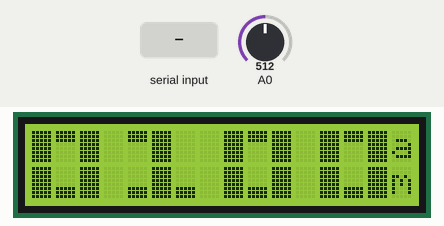
Simulated run of this sketch. Board: Arduino Uno, built with avr-gcc and run on an emulated ATmega328P. On the bench: 16×2 character LCD. The test bench sets the inputs (shaded band); at power-on: A0 = 512.

Above: at 1.6 s.
1.7 s: A0 set to 461
3.5 s: A0 set to 432
At 4.8 s:
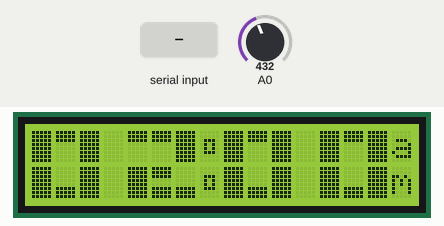
6.5 s: "90,45\n" received over Serial
At 8.8 s:
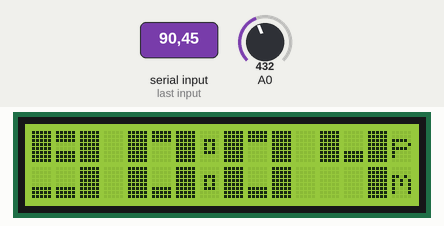
9.5 s: "30,150\n" received over Serial
At 11.8 s:
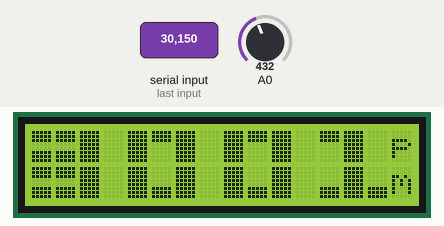
12.5 s: "0\n" received over Serial
At 14.8 s:
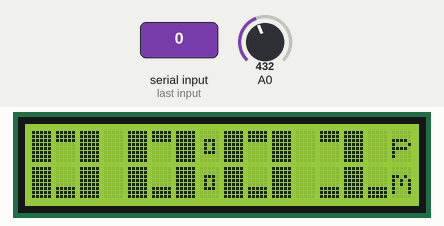
15.5 s: "1\n" received over Serial
At 17.8 s:
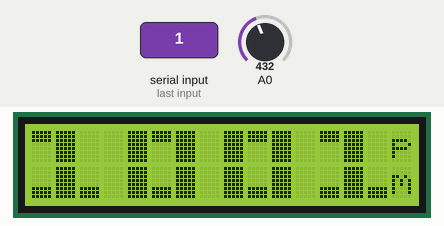
Timing chart, 0 to 19.3 s (numbered marks = the images above; inputs shaded):
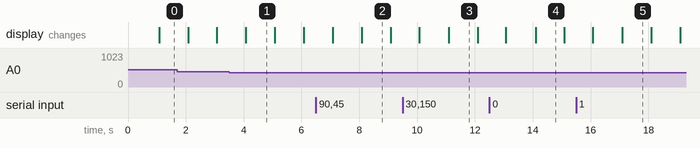

The sketch:

SimpleDigitalclock.ino
```cpp
#include <LiquidCrystal.h>
#include "TimerOne.h"
#define btnRIGHT  1
#define btnUP     2
#define btnDOWN   3
#define btnLEFT   4
#define btnSELECT 5
#define btnNONE   0
int btnSelected = 0;
// select the pins used on the LCD panel
LiquidCrystal lcd(8, 9, 4, 5, 6, 7);
int lcd_key     = 0;
int adc_key_in0  = 0;
int adc_key_in1  = 0;
int adc_key_in2  = 0;
int adc_key_in3  = 0;
int adc_key_in4  = 0;
int adc_key_in5  = 0;
int thesec = 0;
int thesec2 = 0;
int themin = 0;
int themin2 = 0;
int thehr = 1;
int thehr2 = 0;
bool backlightstatus = true;
bool semicol = true;
bool ampm = true;


void setup() {
  //initialize serial port
  Serial.begin(9600);
  //initialize the custom characters
  lcdcharinitiate();
  //initiate timer1 with 1 sec delay
  Timer1.initialize(1000000);
  //add the function that will be run every 1 sec
  Timer1.attachInterrupt(thedisplayfunction);
  lcd.clear();
  theclock();
}
//checking if buuton is pressed and do its function
void loop()
{
  int theinput = read_LCD_buttons();
  if(theinput == btnRIGHT && btnSelected != btnRIGHT)
  {
    btnSelected = btnRIGHT;
    themin++;
    if(themin > 9)
    {
      themin=0;
      themin2++;
      if(themin2 > 5)
      {
        themin2 =0;
      }
    }
  }
  else if(theinput == btnLEFT && btnSelected != btnLEFT)
  {
    btnSelected = btnLEFT;
    thehr++;
          if(thehr > 9 && thehr2 == 0)
          {
            thehr = 0;
            thehr2++;
            if(thehr2 >1)
            {
              thehr2 = 0;
            }
          }
          if(thehr > 2 && thehr2 == 1)
          {
            thehr = 1;
            thehr2++;
            if(thehr2 >1)
            {
              thehr2 = 0;
              ampm=!ampm;
            }
          }
  }
  else if(theinput == btnSELECT && btnSelected != btnSELECT)
  {
    btnSelected = btnSELECT;
    backlightstatus = !backlightstatus;
    if(backlightstatus)
    {
        digitalWrite(10,LOW);
    }
    else
    {
        digitalWrite(10,HIGH);
    }
  }
  else if(theinput == btnNONE && btnSelected != btnNONE)
  {
    btnSelected = btnNONE;
  }
  delay(200);
}
//get which button is pressed
int read_LCD_buttons()
{
  adc_key_in0 = analogRead(0);      // read the value from the sensor
  // my buttons when read are centered at these valies: 0, 144, 329, 504, 741
  // we add approx 50 to those values and check to see if we are close
  if (adc_key_in0 > 1000) return btnNONE; // We make this the 1st option for speed reasons since it will be the most likely result
  if (adc_key_in0 < 50)   return btnRIGHT;
  if (adc_key_in0 < 150)  return btnUP;
  if (adc_key_in0 < 300)  return btnDOWN;
  if (adc_key_in0 < 450)  return btnLEFT;
  if (adc_key_in0 < 700)  return btnSELECT;
  return btnNONE;  // when all others fail, return this...
}
//the clock timer call function
void thedisplayfunction()
{
  semicol=!semicol;
  thesec++;
  if(thesec > 9)
  {
    thesec=0;
    thesec2++;
    if(thesec2 > 5)
    {
      thesec2 = 0;
      themin++;
      if(themin > 9)
      {
        themin=0;
        themin2++;
        if(themin2 > 5)
        {
          themin2 =0;
          thehr++;
          if(thehr > 9 && thehr2 == 0)
          {
            thehr = 0;
            thehr2++;
            if(thehr2 >1)
            {
              thehr2 = 0;
            }
          }
          if(thehr > 2 && thehr2 == 1)
          {
            thehr = 1;
            thehr2++;
            if(thehr2 >1)
            {
              thehr2 = 0;
              ampm=!ampm;
            }
          }
        }
      }
    }
  }
  theclock();
}
//print the value of the varaiable in its position
void theclock()
{
  numberprinter(themin,12);
  numberprinter(themin2,8);
  numberprinter(thehr,4);
  numberprinter(thehr2,0);
  if(ampm)
  {
    lcdam(15);
  }
  else
  {
    lcdpm(15);
  }
  if(semicol)
  {
    lcdnumbersemicolon(7);
  }
  else
  {
    lcdnumbersemicolonoff(7);
  }
}
//find the needed characer and added it to the needed position
void numberprinter(int num , int pos)
{
  if(num == 0)
  {
    lcdnumber0(pos);
  }
  if(num == 1)
  {
    lcdnumber1(pos);
  }
  if(num == 2)
  {
    lcdnumber2(pos);
  }
  if(num == 3)
  {
    lcdnumber3(pos);
  }
  if(num == 4)
  {
    lcdnumber4(pos);
  }
  if(num == 5)
  {
    lcdnumber5(pos);
  }
  if(num == 6)
  {
    lcdnumber6(pos);
  }
  if(num == 7)
  {
    lcdnumber7(pos);
  }
  if(num == 8)
  {
    lcdnumber8(pos);
  }
  if(num == 9)
  {
    lcdnumber9(pos);
  }
}
//initiate the lcd custom charcters
void lcdcharinitiate()
{
    byte C0[8] = {0x1F,0x1F,0x1F,0x00,0x00,0x00,0x00,0x00};
    byte C1[8] = {0x1F,0x1F,0x1F,0x00,0x00,0x1F,0x1F,0x1F};
    byte C2[8] = {0x00,0x00,0x00,0x00,0x00,0x1F,0x1F,0x1F};
    byte C3[8] = {0x00,0x00,0x0E,0x0A,0x0A,0x0E,0x00,0x00};

    lcd.createChar(0 , C0);
    lcd.createChar(1 , C1);
    lcd.createChar(2 , C2);
    lcd.createChar(3 , C3);
    lcd.begin(16 , 2);

}
//lcd draw character functions
void lcdnumber0(int startposition)
{
    lcd.setCursor(startposition+0,0);
    lcd.write(byte(255));
    lcd.setCursor(startposition+1,0);
    lcd.write(byte(0));
    lcd.setCursor(startposition+2,0);
    lcd.write(byte(255));
    lcd.setCursor(startposition+0,1);
    lcd.write(byte(255));
    lcd.setCursor(startposition+1,1);
    lcd.write(byte(2));
    lcd.setCursor(startposition+2,1);
    lcd.write(byte(255));
}
void lcdnumber1(int startposition)
{
    lcd.setCursor(startposition+0,0);
    lcd.write(byte(0));
    lcd.setCursor(startposition+1,0);
    lcd.write(byte(255));
    lcd.setCursor(startposition+2,0);
    lcd.write(byte(32));
    lcd.setCursor(startposition+0,1);
    lcd.write(byte(2));
    lcd.setCursor(startposition+1,1);
    lcd.write(byte(255));
    lcd.setCursor(startposition+2,1);
    lcd.write(byte(2));
}
void lcdnumber2(int startposition)
{
    lcd.setCursor(startposition+0,0);
    lcd.write(byte(0));
    lcd.setCursor(startposition+1,0);
    lcd.write(byte(0));
    lcd.setCursor(startposition+2,0);
    lcd.write(byte(255));
    lcd.setCursor(startposition+0,1);
    lcd.write(byte(255));
    lcd.setCursor(startposition+1,1);
    lcd.write(byte(1));
    lcd.setCursor(startposition+2,1);
    lcd.write(byte(2));
}
void lcdnumber3(int startposition)
{
    lcd.setCursor(startposition+0,0);
    lcd.write(byte(1));
    lcd.setCursor(startposition+1,0);
    lcd.write(byte(1));
    lcd.setCursor(startposition+2,0);
    lcd.write(byte(255));
    lcd.setCursor(startposition+0,1);
    lcd.write(byte(1));
    lcd.setCursor(startposition+1,1);
    lcd.write(byte(1));
    lcd.setCursor(startposition+2,1);
    lcd.write(byte(255));
}
void lcdnumber4(int startposition)
{
    lcd.setCursor(startposition+0,0);
    lcd.write(byte(255));
    lcd.setCursor(startposition+1,0);
    lcd.write(byte(2));
    lcd.setCursor(startposition+2,0);
    lcd.write(byte(255));
    lcd.setCursor(startposition+0,1);
    lcd.write(byte(32));
    lcd.setCursor(startposition+1,1);
    lcd.write(byte(32));
    lcd.setCursor(startposition+2,1);
    lcd.write(byte(255));
}
void lcdnumber5(int startposition)
{
    lcd.setCursor(startposition+0,0);
    lcd.write(byte(255));
    lcd.setCursor(startposition+1,0);
    lcd.write(byte(1));
    lcd.setCursor(startposition+2,0);
    lcd.write(byte(1));
    lcd.setCursor(startposition+0,1);
    lcd.write(byte(2));
    lcd.setCursor(startposition+1,1);
    lcd.write(byte(2));
    lcd.setCursor(startposition+2,1);
    lcd.write(byte(255));
}
void lcdnumber6(int startposition)
{
    lcd.setCursor(startposition+0,0);
    lcd.write(byte(255));
    lcd.setCursor(startposition+1,0);
    lcd.write(byte(0));
    lcd.setCursor(startposition+2,0);
    lcd.write(byte(0));
    lcd.setCursor(startposition+0,1);
    lcd.write(byte(255));
    lcd.setCursor(startposition+1,1);
    lcd.write(byte(1));
    lcd.setCursor(startposition+2,1);
    lcd.write(byte(255));
}
void lcdnumber7(int startposition)
{
    lcd.setCursor(startposition+0,0);
    lcd.write(byte(0));
    lcd.setCursor(startposition+1,0);
    lcd.write(byte(1));
    lcd.setCursor(startposition+2,0);
    lcd.write(byte(255));
    lcd.setCursor(startposition+0,1);
    lcd.write(byte(32));
    lcd.setCursor(startposition+1,1);
    lcd.write(byte(0));
    lcd.setCursor(startposition+2,1);
    lcd.write(byte(255));
}
void lcdnumber8(int startposition)
{
    lcd.setCursor(startposition+0,0);
    lcd.write(byte(255));
    lcd.setCursor(startposition+1,0);
    lcd.write(byte(1));
    lcd.setCursor(startposition+2,0);
    lcd.write(byte(255));
    lcd.setCursor(startposition+0,1);
    lcd.write(byte(255));
    lcd.setCursor(startposition+1,1);
    lcd.write(byte(1));
    lcd.setCursor(startposition+2,1);
    lcd.write(byte(255));
}
void lcdnumber9(int startposition)
{
    lcd.setCursor(startposition+0,0);
    lcd.write(byte(255));
    lcd.setCursor(startposition+1,0);
    lcd.write(byte(1));
    lcd.setCursor(startposition+2,0);
    lcd.write(byte(255));
    lcd.setCursor(startposition+0,1);
    lcd.write(byte(2));
    lcd.setCursor(startposition+1,1);
    lcd.write(byte(2));
    lcd.setCursor(startposition+2,1);
    lcd.write(byte(255));
}
void lcdnumbersemicolon(int startposition)
{
  lcd.setCursor(startposition+0,0);
  lcd.write(byte(3));
  lcd.setCursor(startposition+0,1);
  lcd.write(byte(3));
}
void lcdnumbersemicolonoff(int startposition)
{
  lcd.setCursor(startposition+0,0);
  lcd.write(byte(32));
  lcd.setCursor(startposition+0,1);
  lcd.write(byte(32));
}
void lcdam(int startposition)
{
  lcd.setCursor(startposition+0,0);
  lcd.write(byte(97));
  lcd.setCursor(startposition+0,1);
  lcd.write(byte(109));
}
void lcdpm(int startposition)
{
  lcd.setCursor(startposition+0,0);
  lcd.write(byte(112));
  lcd.setCursor(startposition+0,1);
  lcd.write(byte(109));
}
//the function recive time from pc bye the application using serial

void serialEvent() {
  while (Serial.available()) {
    // get the stringdate:
    String thetime = Serial.readString();
    if(thetime[6] == 'A')
    {
      ampm = true;
    }
    else
    {
      ampm = false;
    }
    thesec = (int)thetime[5]-48;
    thesec2 = (int)thetime[4]-48;
    themin = (int)thetime[3]-48;
    themin2 = (int)thetime[2]-48;
    thehr = (int)thetime[1]-48;
    thehr2 = (int)thetime[0]-48;
  }
}
```

Measured:
- the behaviour switches between 450 and 449 on A0 (found by bisection; images 0 and 1)
- after the input at 3.5 s, the display: changes after 0.58 s (image 1)
- after the input at 6.5 s, the display: first differs from a run without the input after 1.6 s (image 2)
- after the input at 9.5 s, the display: first differs from a run without the input after 1.6 s (image 3)
- after the input at 12.5 s, the display: first differs from a run without the input after 1.6 s (image 4)
- after the input at 15.5 s, the display: first differs from a run without the input after 1.6 s (image 5)
- what the display in image 1 shows lasts 1.0 s, from 4.1 s to 5.1 s
